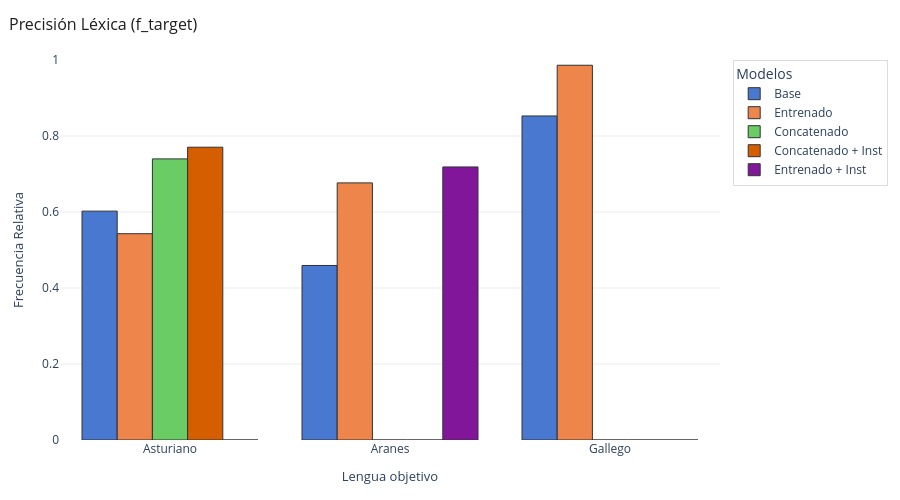
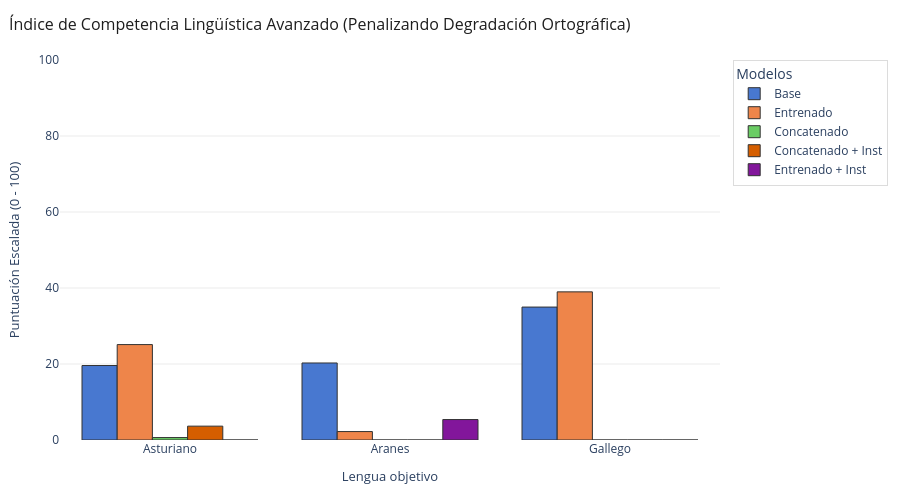

The notebook cell saved with these charts, in order:
### Code cell
idiomas = ["asturiano", "aranes", "gallego"]

# Gráfica 1: Tu métrica nuclear directa
generar_grafico_barras(
    datos_globales=resultados_qlora,
    extractor="freq_target",
    titulo="Precisión Léxica (f_target)",
    ylabel="Frecuencia Relativa",
    ylim=(0, 1.0),
    idiomas_orden=idiomas,
    output_path= None,
    motor="plotly"
)

# Gráfica 2: El nuevo índice refinado con penalización por errores nuevos
generar_grafico_barras(
    datos_globales=resultados_qlora,
    extractor=calcular_indice_competencia_avanzado,
    titulo="Índice de Competencia Lingüística Avanzado (Penalizando Degradación Ortográfica)",
    ylabel="Puntuación Escalada (0 - 100)",
    ylim=(0, 100),
    idiomas_orden=idiomas,
    output_path= None,
    motor="plotly"
)

### Figure 1 — Plotly figure (JSON) as saved in the notebook; plotly's stock layout.template omitted (floating-point values rounded to 4 significant figures)
{"data": [{"hovertemplate": "<b>Base</b><br>Idioma: %{x}<br>Frecuencia Relativa: %{y}<extra></extra>", "marker": {"color": "#4878d0", "line": {"color": "rgb(50,50,50)", "width": 1}}, "name": "Base", "type": "bar", "x": ["Asturiano", "Aranes", "Gallego"], "y": [0.6023, 0.4593, 0.8528]}, {"hovertemplate": "<b>Entrenado</b><br>Idioma: %{x}<br>Frecuencia Relativa: %{y}<extra></extra>", "marker": {"color": "#ee854a", "line": {"color": "rgb(50,50,50)", "width": 1}}, "name": "Entrenado", "type": "bar", "x": ["Asturiano", "Aranes", "Gallego"], "y": [0.5429, 0.6766, 0.9862]}, {"hovertemplate": "<b>Concatenado</b><br>Idioma: %{x}<br>Frecuencia Relativa: %{y}<extra></extra>", "marker": {"color": "#6acc64", "line": {"color": "rgb(50,50,50)", "width": 1}}, "name": "Concatenado", "type": "bar", "x": ["Asturiano", "Aranes", "Gallego"], "y": [0.7398, 0, 0]}, {"hovertemplate": "<b>Concatenado + Inst</b><br>Idioma: %{x}<br>Frecuencia Relativa: %{y}<extra></extra>", "marker": {"color": "#d55e00", "line": {"color": "rgb(50,50,50)", "width": 1}}, "name": "Concatenado + Inst", "type": "bar", "x": ["Asturiano", "Aranes", "Gallego"], "y": [0.7705, 0, 0]}, {"hovertemplate": "<b>Entrenado + Inst</b><br>Idioma: %{x}<br>Frecuencia Relativa: %{y}<extra></extra>", "marker": {"color": "#82169b", "line": {"color": "rgb(50,50,50)", "width": 1}}, "name": "Entrenado + Inst", "type": "bar", "x": ["Asturiano", "Aranes", "Gallego"], "y": [0, 0.7186, 0]}], "layout": {"barmode": "group", "height": 500, "legend": {"bordercolor": "rgb(220,220,220)", "borderwidth": 1, "title": {"text": "Modelos"}}, "margin": {"b": 60, "l": 60, "r": 40, "t": 60}, "paper_bgcolor": "white", "plot_bgcolor": "white", "title": {"font": {"color": "rgb(30,30,30)", "size": 16}, "text": "Precisión Léxica (f_target)", "x": 0.01}, "width": 900, "xaxis": {"tickfont": {"size": 12}, "title": {"font": {"size": 13}, "text": "Lengua objetivo"}}, "yaxis": {"gridcolor": "rgb(235,235,235)", "range": [0, 1], "tickfont": {"size": 12}, "title": {"font": {"size": 13}, "text": "Frecuencia Relativa"}}}}

### Figure 2 — Plotly figure (JSON) as saved in the notebook; plotly's stock layout.template omitted (floating-point values rounded to 4 significant figures)
{"data": [{"hovertemplate": "<b>Base</b><br>Idioma: %{x}<br>Puntuación Escalada (0 - 100): %{y}<extra></extra>", "marker": {"color": "#4878d0", "line": {"color": "rgb(50,50,50)", "width": 1}}, "name": "Base", "type": "bar", "x": ["Asturiano", "Aranes", "Gallego"], "y": [19.6, 20.27, 34.98]}, {"hovertemplate": "<b>Entrenado</b><br>Idioma: %{x}<br>Puntuación Escalada (0 - 100): %{y}<extra></extra>", "marker": {"color": "#ee854a", "line": {"color": "rgb(50,50,50)", "width": 1}}, "name": "Entrenado", "type": "bar", "x": ["Asturiano", "Aranes", "Gallego"], "y": [25.11, 2.219, 38.98]}, {"hovertemplate": "<b>Concatenado</b><br>Idioma: %{x}<br>Puntuación Escalada (0 - 100): %{y}<extra></extra>", "marker": {"color": "#6acc64", "line": {"color": "rgb(50,50,50)", "width": 1}}, "name": "Concatenado", "type": "bar", "x": ["Asturiano", "Aranes", "Gallego"], "y": [0.6393, 0, 0]}, {"hovertemplate": "<b>Concatenado + Inst</b><br>Idioma: %{x}<br>Puntuación Escalada (0 - 100): %{y}<extra></extra>", "marker": {"color": "#d55e00", "line": {"color": "rgb(50,50,50)", "width": 1}}, "name": "Concatenado + Inst", "type": "bar", "x": ["Asturiano", "Aranes", "Gallego"], "y": [3.646, 0, 0]}, {"hovertemplate": "<b>Entrenado + Inst</b><br>Idioma: %{x}<br>Puntuación Escalada (0 - 100): %{y}<extra></extra>", "marker": {"color": "#82169b", "line": {"color": "rgb(50,50,50)", "width": 1}}, "name": "Entrenado + Inst", "type": "bar", "x": ["Asturiano", "Aranes", "Gallego"], "y": [0, 5.382, 0]}], "layout": {"barmode": "group", "height": 500, "legend": {"bordercolor": "rgb(220,220,220)", "borderwidth": 1, "title": {"text": "Modelos"}}, "margin": {"b": 60, "l": 60, "r": 40, "t": 60}, "paper_bgcolor": "white", "plot_bgcolor": "white", "title": {"font": {"color": "rgb(30,30,30)", "size": 16}, "text": "Índice de Competencia Lingüística Avanzado (Penalizando Degradación Ortográfica)", "x": 0.01}, "width": 900, "xaxis": {"tickfont": {"size": 12}, "title": {"font": {"size": 13}, "text": "Lengua objetivo"}}, "yaxis": {"gridcolor": "rgb(235,235,235)", "range": [0, 100], "tickfont": {"size": 12}, "title": {"font": {"size": 13}, "text": "Puntuación Escalada (0 - 100)"}}}}
